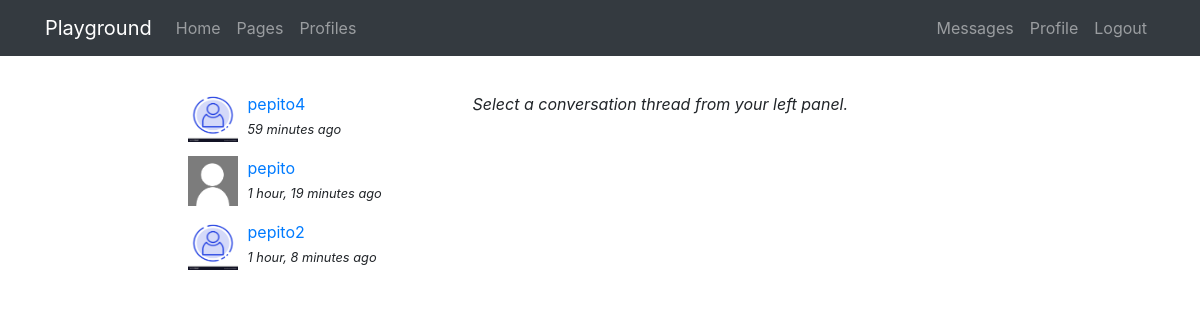
The app's page /messenger/ (signed in) with its own data.
### registration/models.py (models this page shows)
class Profile(models.Model):
    user = models.OneToOneField(User, on_delete=models.CASCADE)
    avatar = models.ImageField(upload_to=custom_upload_to, null=True, blank=True)
    bio = models.TextField(null=True, blank=True)
    link = models.URLField(max_length=200, null=True, blank=True)
    class Meta:
        ordering = ['user__username']

### messenger/models.py (models this page shows)
class Thread(models.Model):
    users = models.ManyToManyField(User, related_name='threads')
    messages = models.ManyToManyField(Message)
    updated = models.DateTimeField(auto_now=True)
    objects = ThreadManager()
    class Meta:
        ordering = ['-updated']

class Message(models.Model):
    user = models.ForeignKey(User, on_delete=models.CASCADE)
    content = models.TextField()
    created = models.DateTimeField(auto_now_add=True)
    class Meta:
        ordering = ['created']

### messenger/views.py (the view)
# urls.py: path('', ThreadList.as_view(), name='list'),
@method_decorator(login_required, name='dispatch')
class ThreadList(TemplateView):
    template_name= 'messenger/thread_list.html'

### messenger/templates/messenger/thread_list.html (shortened to what this page needs)
{% extends 'core/base.html' %}
{% load static %}
{% block content %}
<main role="main">
  <div class="container">
    <div class="row mt-3">
      <div class="col-md-9 mx-auto mb-5">
        <div class="row">
          <div class="col-md-4">
            {% for thread in request.user.threads.all %}
              {% if thread.messages.all|length > 0 %}
                <div class="mb-3">
                  {% for user in thread.users.all %}
                    {% if user != request.user %}
                      {% if user.profile.avatar %}
                        <img src="{{user.profile.avatar.url}}" class="avatar">
                      {% else %}
                        <img src="{% static 'registration/img/no-avatar.jpg' %}" class="avatar">
                      {% endif %}
                      <div>
                        <a href="{% url 'messenger:detail' thread.pk %}">{{user}}</a><br>
                        <small><i>{{thread.messages.last.created|timesince}} ago</i></small>
                      </div>
                    {% endif %}
                  {% endfor %}
                </div>
              {% endif %}
            {% endfor %}
          </div>
          <div class="col-md-8">
            <p><i>Select a conversation thread from your left panel.</i></p>
          </div>
        </div>
      </div>
    </div>
  </div>
</main>
{% endblock %}

### core/static/core/css/main.css (style rules this page uses)
main { padding-top: 20px; }
:root { --jumbotron-padding-y: 3rem; }

### messenger/templates/messenger/thread_list.html (style rules this page uses)
.avatar { width:50px; height:50px; float:left; margin-right:10px; }

### records on screen
Thread: messages.last.created "59 minutes"
Thread: messages.last.created "1 hour, 19 minutes"
Thread: messages.last.created "1 hour, 8 minutes"

### other values on screen
{{ user }} "pepito4"
{{ user }} "pepito"
{{ user }} "pepito2"
